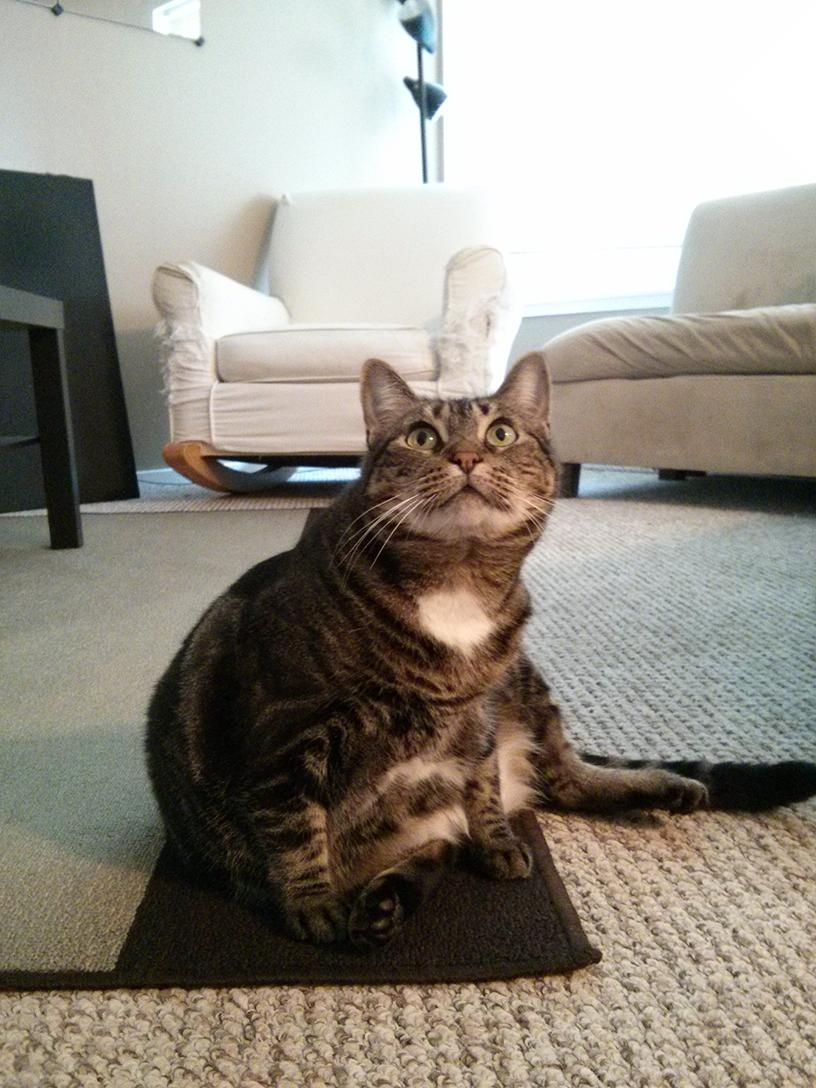
#> input picture 19_opencv/zophie.jpg, 816 x 1088 px
$ python cv07.py
#> lines starting #> are read from the running program, lines starting #| are printed output that depends on the picture
import cv2
import numpy as np

#画像を読み込む
img = cv2.imread("zophie.jpg")
#> img is the input picture: shape (1088, 816, 3); mean B, G, R 131.1, 141, 147
height,width = img.shape[:2]
#> height = 1088; width = 816
#同じ大きさのゼロデータを作成する
zeros = np.zeros((height,width),img.dtype)
#RGB成分を分離する
blue,green,red = cv2.split(img)
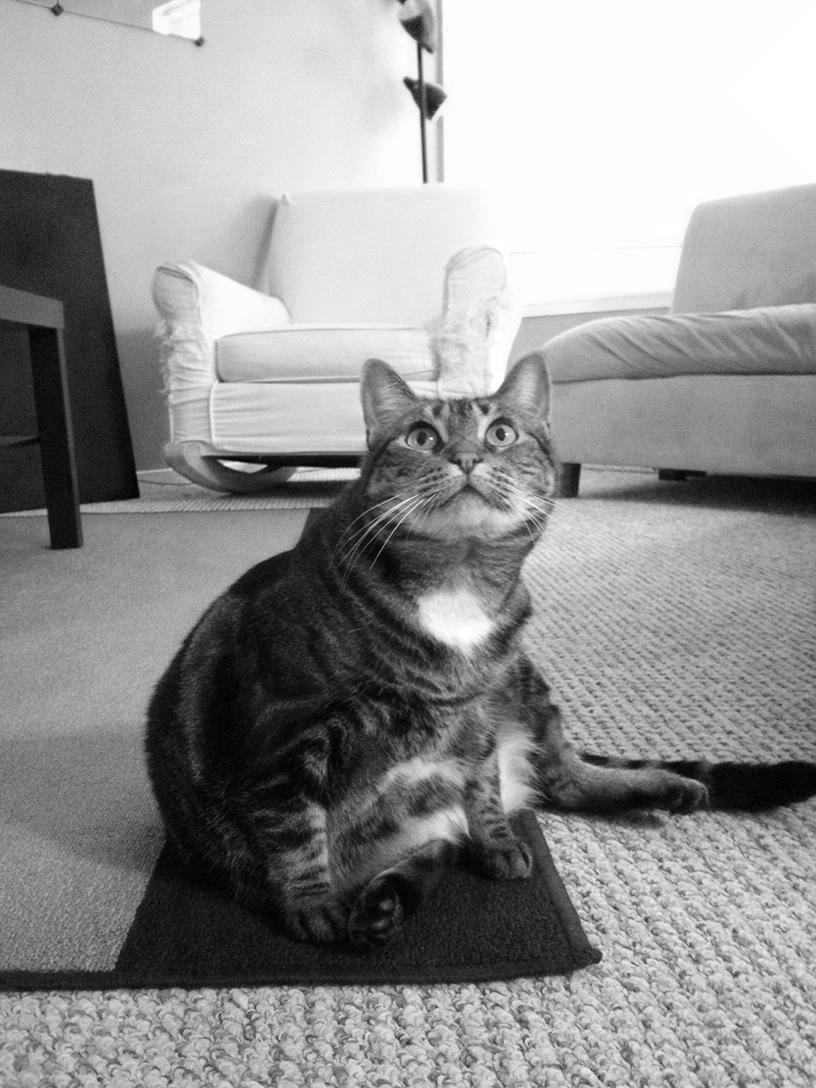
#> red: shape (1088, 816); min 0, max 255, mean 147
#分離した色成分とゼロデータを合成する
blue = cv2.merge((blue,zeros,zeros))
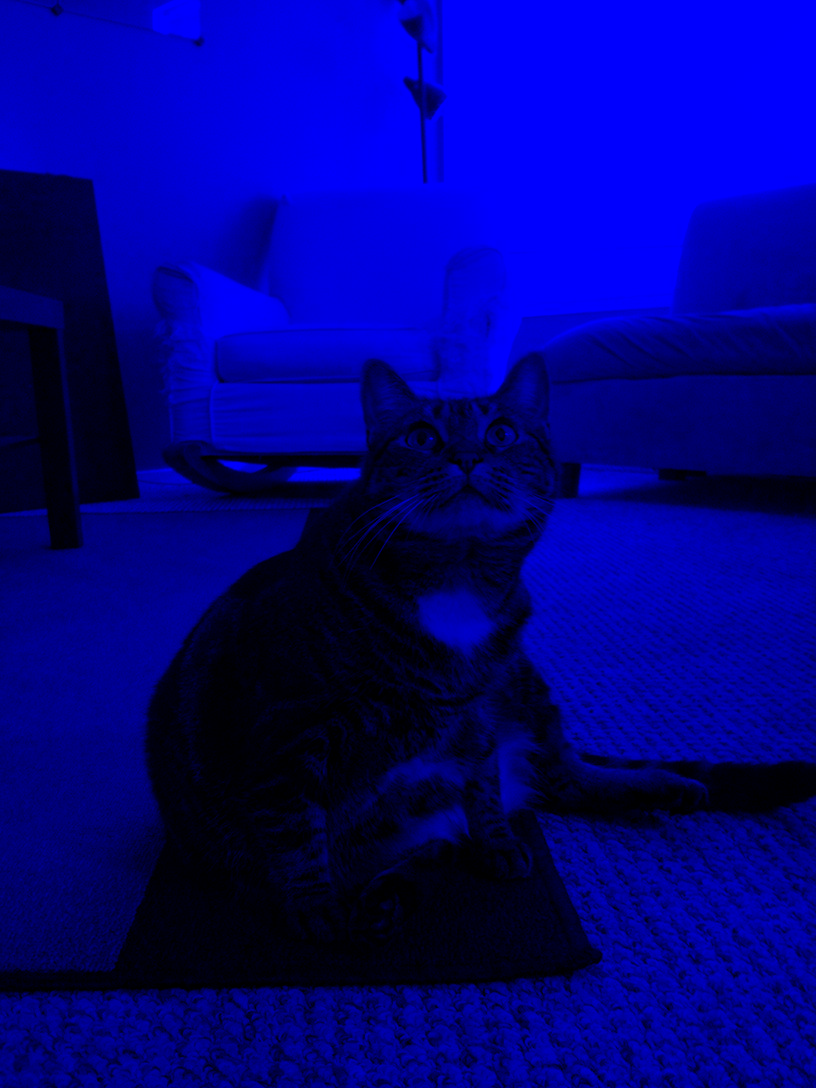
#> blue: shape (1088, 816, 3); mean of channels 0, 1, 2 131.1, 0, 0; drawn as B, G, R
green = cv2.merge((zeros,green,zeros))
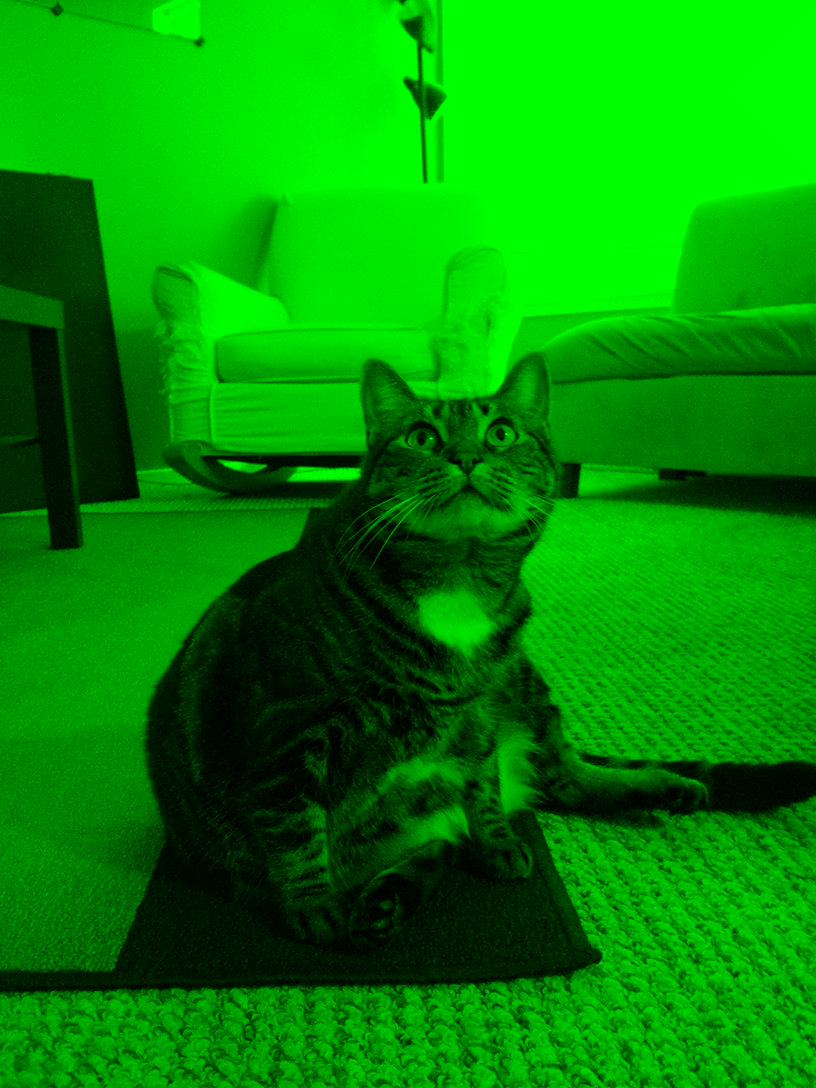
#> green: shape (1088, 816, 3); mean of channels 0, 1, 2 0, 141, 0; drawn as B, G, R
red = cv2.merge((zeros,zeros,red))
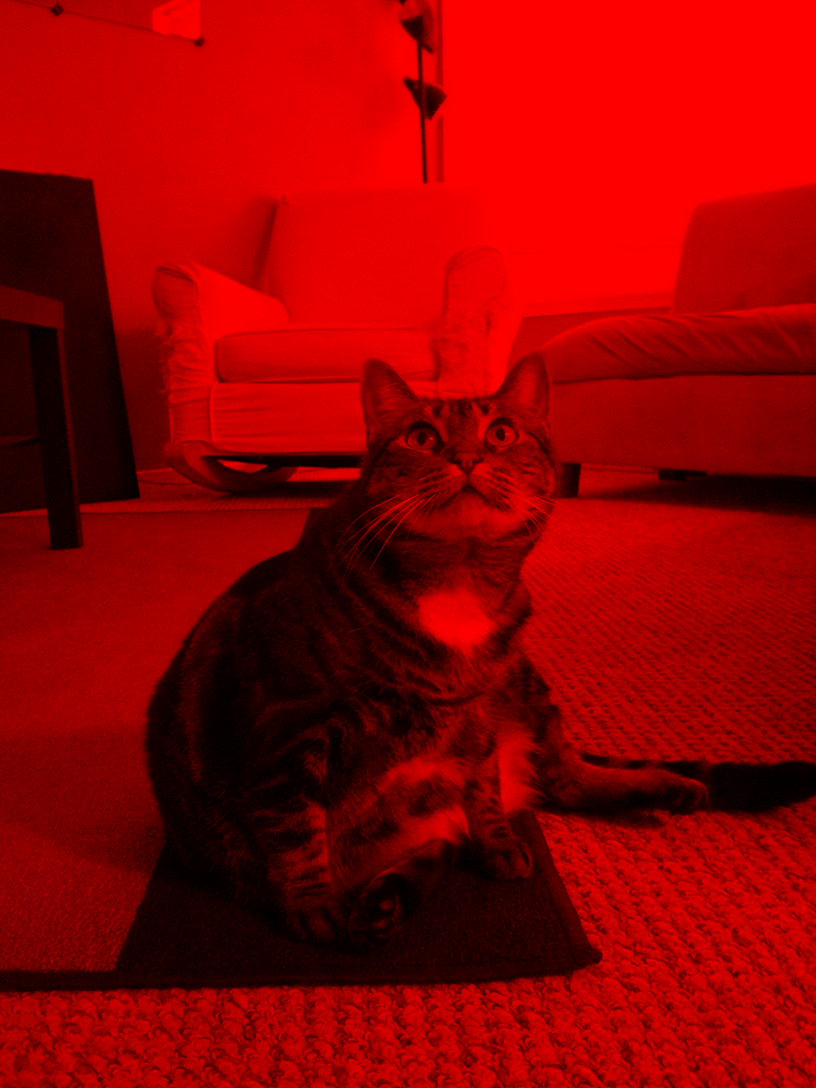
#> red: shape (1088, 816, 3); mean of channels 0, 1, 2 0, 0, 147; drawn as B, G, R

#画像を保存する
cv2.imwrite("img/blue.jpg",blue)
cv2.imwrite("img/green.jpg",green)
cv2.imwrite("img/red.jpg",red)
